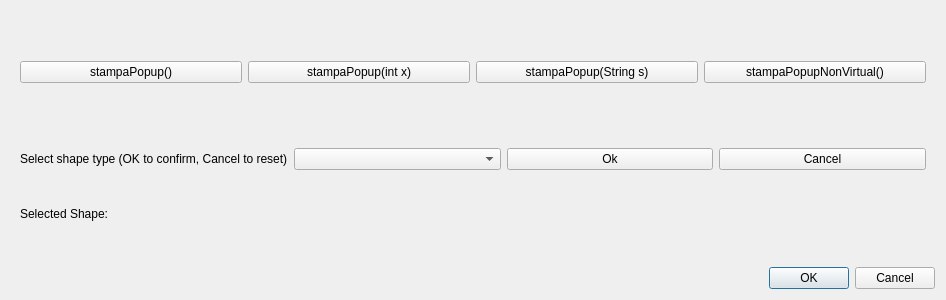
<?xml version="1.0" encoding="UTF-8"?>
<ui version="4.0">
 <class>inheritance</class>
 <widget class="QDialog" name="inheritance">
  <property name="geometry">
   <rect>
    <x>0</x>
    <y>0</y>
    <width>946</width>
    <height>300</height>
   </rect>
  </property>
  <property name="windowTitle">
   <string>Dialog</string>
  </property>
  <layout class="QGridLayout" name="gridLayout">
   <item row="6" column="3">
    <widget class="QDialogButtonBox" name="buttonBox">
     <property name="orientation">
      <enum>Qt::Horizontal</enum>
     </property>
     <property name="standardButtons">
      <set>QDialogButtonBox::Cancel|QDialogButtonBox::Ok</set>
     </property>
    </widget>
   </item>
   <item row="3" column="3">
    <widget class="QWidget" name="widget_2" native="true">
     <layout class="QGridLayout" name="gridLayout_3">
      <item row="0" column="2">
       <widget class="QPushButton" name="shapeOkBtn">
        <property name="text">
         <string>Ok</string>
        </property>
       </widget>
      </item>
      <item row="0" column="3">
       <widget class="QPushButton" name="shapeCancelBtn">
        <property name="text">
         <string>Cancel</string>
        </property>
       </widget>
      </item>
      <item row="0" column="0">
       <widget class="QLabel" name="label">
        <property name="text">
         <string>Select shape type (OK to confirm, Cancel to reset)</string>
        </property>
       </widget>
      </item>
      <item row="0" column="1">
       <widget class="QComboBox" name="shapeComboBox">
        <property name="placeholderText">
         <string>-- Select An Option --</string>
        </property>
        <item>
         <property name="text">
          <string>Rectangle</string>
         </property>
        </item>
        <item>
         <property name="text">
          <string>Triangle</string>
         </property>
        </item>
       </widget>
      </item>
      <item row="1" column="0">
       <widget class="QLabel" name="label_2">
        <property name="text">
         <string>Selected Shape:</string>
        </property>
       </widget>
      </item>
      <item row="1" column="1" colspan="2">
       <widget class="QLabel" name="selectedShapeLabel">
        <property name="text">
         <string/>
        </property>
       </widget>
      </item>
     </layout>
    </widget>
   </item>
   <item row="0" column="3">
    <widget class="QWidget" name="widget" native="true">
     <layout class="QGridLayout" name="gridLayout_2">
      <item row="0" column="0">
       <widget class="QPushButton" name="btn1">
        <property name="text">
         <string>stampaPopup()</string>
        </property>
       </widget>
      </item>
      <item row="0" column="1">
       <widget class="QPushButton" name="btn2">
        <property name="text">
         <string>stampaPopup(int x)</string>
        </property>
       </widget>
      </item>
      <item row="0" column="3">
       <widget class="QPushButton" name="btn4">
        <property name="text">
         <string>stampaPopupNonVirtual()</string>
        </property>
       </widget>
      </item>
      <item row="0" column="2">
       <widget class="QPushButton" name="btn3">
        <property name="text">
         <string>stampaPopup(String s)</string>
        </property>
       </widget>
      </item>
     </layout>
    </widget>
   </item>
  </layout>
 </widget>
 <resources/>
 <connections>
  <connection>
   <sender>buttonBox</sender>
   <signal>accepted()</signal>
   <receiver>inheritance</receiver>
   <slot>accept()</slot>
   <hints>
    <hint type="sourcelabel">
     <x>248</x>
     <y>254</y>
    </hint>
    <hint type="destinationlabel">
     <x>157</x>
     <y>274</y>
    </hint>
   </hints>
  </connection>
  <connection>
   <sender>buttonBox</sender>
   <signal>rejected()</signal>
   <receiver>inheritance</receiver>
   <slot>reject()</slot>
   <hints>
    <hint type="sourcelabel">
     <x>316</x>
     <y>260</y>
    </hint>
    <hint type="destinationlabel">
     <x>286</x>
     <y>274</y>
    </hint>
   </hints>
  </connection>
 </connections>
</ui>
